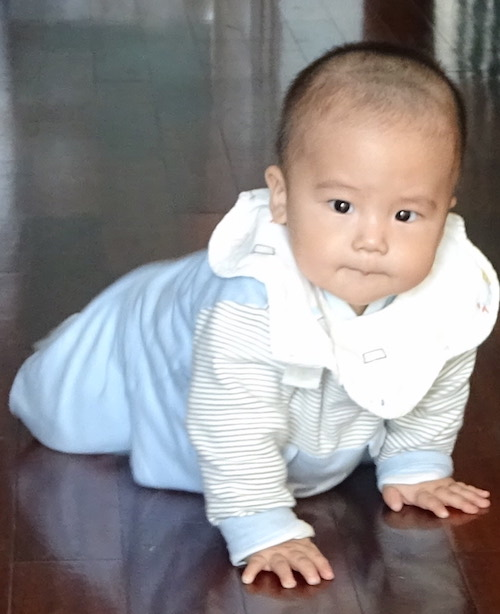
#> input picture python/resources/son.jpg, 500 x 614 px, found by its file name
$ python scipy_image.py
#> lines starting #> are read from the running program, lines starting #| are printed output that depends on the picture; after the words box and inside, x2 and y2 are one past the last pixel; in counts of white or black regions, pixels touching at a corner belong together
#!/usr/bin/env python3
# -*- coding: utf-8 -*-
"""
Created on Wed Nov 11 17:01:30 2020

@author: caoting
"""

#%% img
from PIL import Image
from scipy.ndimage import filters
from matplotlib import pyplot as plt
import numpy as np

im = np.array(Image.open(u'resources/son.JPG').convert('L'))
im2 = filters.gaussian_filter(im,3)
im3 = filters.gaussian_filter(im,5)

plt.subplot(1,3,1)
plt.axis('off')
plt.imshow(im,cmap='gray')
plt.title('original')

plt.subplot(1,3,2)
plt.axis('off')
plt.imshow(im2,cmap='gray')
plt.title('gaussian(kernel 3)')

plt.subplot(1,3,3)
plt.axis('off')
plt.imshow(im3,cmap='gray')
plt.title('gaussian(kernel 5)')

#%% blur color images
from PIL import Image
from scipy.ndimage import filters
from matplotlib import pyplot as plt
import numpy as np

im = np.array(Image.open(u'resources/son.JPG'))
#> im is the input picture: shape (614, 500, 3); mean R, G, B 142.8, 139.1, 140.2
im2 = np.zeros(im.shape)
im3 = np.zeros(im.shape)
for i in range(3):
    im2[:,:,i] = filters.gaussian_filter(im[:,:,i],3)
    im3[:,:,i] = filters.gaussian_filter(im[:,:,i],5)
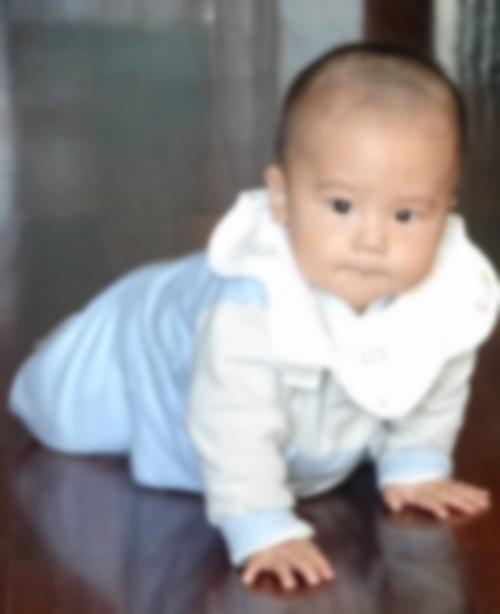
#> im2: shape (614, 500, 3) float64; mean R, G, B 141.8, 138.1, 139.2
#> im3: shape (614, 500, 3) float64

im2 = np.uint(im2)
im3 = np.uint(im3)

plt.subplot(1,3,1)
plt.axis('off')
plt.imshow(im)
plt.title('original')

plt.subplot(1,3,2)
plt.axis('off')
plt.imshow(im2)
plt.title('gaussian(kernel 3)')

plt.subplot(1,3,3)
plt.axis('off')
plt.imshow(im3)
plt.title('gaussian(kernel 5)')

#%% sobel filter
im = np.array(Image.open(u'resources/son.JPG').convert('L'))

imx = np.zeros(im.shape)
filters.sobel(im,1,imx)

imy = np.zeros(im.shape)
filters.sobel(im,0,imy)

magnitude = np.sqrt(imx**2+imy**2)


plt.subplot(1,4,1)
plt.axis('off')
plt.imshow(im,cmap='gray')
plt.title('original')

plt.subplot(1,4,2)
plt.axis('off')
plt.imshow(imx,cmap='gray')
plt.title('x')

plt.subplot(1,4,3)
plt.axis('off')
plt.imshow(imy,cmap='gray')
plt.title('y')

plt.subplot(1,4,4)
plt.axis('off')
plt.imshow(magnitude,cmap='gray')
plt.title('x**2+y**2')

#%% gaussian blur
for sigma in [2,5,10,20]: # standard deviation

    im = np.array(Image.open(u'resources/son.JPG').convert('L'))

    imx = np.zeros(im.shape)
    filters.gaussian_filter(im,(sigma,sigma),(0,1),imx)

    imy = np.zeros(im.shape)

    filters.gaussian_filter(im,(sigma,sigma),(1,0),imy)
    magnitude = np.sqrt(imx**2+imy**2)

    plt.figure()
    plt.subplot(1,5,1)
    plt.axis('off')
    plt.imshow(im,cmap='gray')
    plt.title('original')

    plt.subplot(1,5,2)
    plt.axis('off')
    plt.imshow(imx,cmap='gray')
    plt.title('x (%d)'%sigma)

    plt.subplot(1,5,3)
    plt.axis('off')
    plt.imshow(imy,cmap='gray')
    plt.title('y (%d)'%sigma)

    plt.subplot(1,5,4)
    plt.axis('off')
    plt.imshow(magnitude,cmap='gray')
    plt.title('x**2+y**2 (%d)'%sigma)

    plt.subplot(1,5,5)
    plt.axis('off')
    plt.imshow(255.0-magnitude,cmap='gray')
    plt.title('magnitude')

    plt.show()
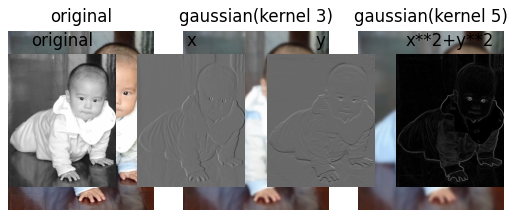
#> figure drawn by matplotlib, 7 panels
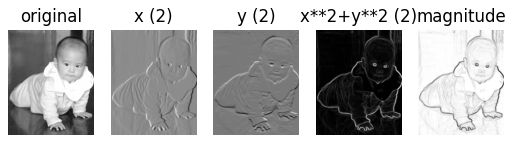
#> figure drawn by matplotlib, 5 panels

#%% morphology
from scipy.ndimage import morphology, measurements
im = np.array(Image.open(u'resources/son.JPG').convert('L'))
im = 1*(im<128)
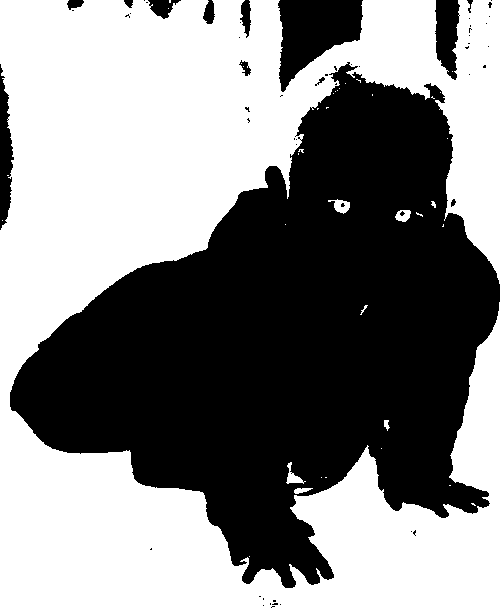
#> im: shape (614, 500) int64; values 0 (black) and 1 (white), 53.2% white; 57 black regions (44 under 20 px), largest, box (x1, y1, x2, y2) and area: (10, 62, 500, 588) 134645, (278, 0, 363, 92) 4723, (435, 0, 460, 80) 1464

labels,nbr_object = measurements.label(im)
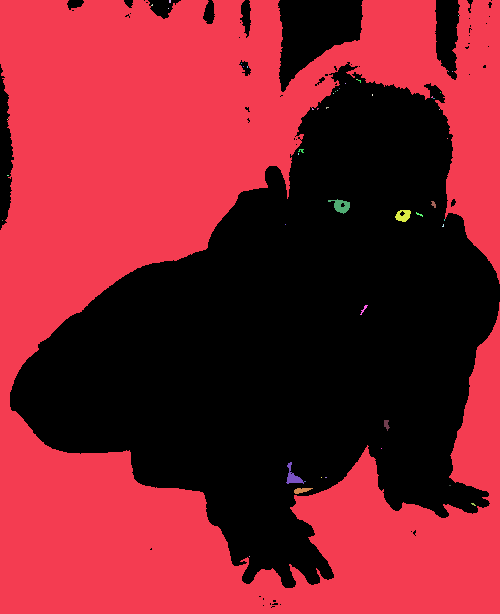
#> labels: shape (614, 500) int32; 50 distinct labels, from 0 to 49; one colour per label, 0 black
#> nbr_object = 49
print('Number of object:',nbr_object)
#| Number of object: 49

im_open = morphology.binary_opening(im,np.ones((9,5)),iterations=2)#binary open???
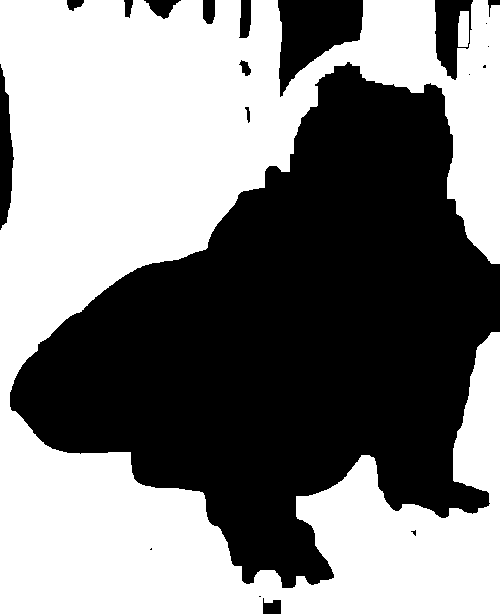
#> im_open: shape (614, 500) bool; 52.1% white; 20 black regions (7 under 20 px), largest, box (x1, y1, x2, y2) and area: (10, 62, 500, 588) 137157, (278, 0, 363, 97) 4805, (435, 0, 473, 80) 1775

labels_open,nbr_object_open = measurements.label(im_open)
#> labels_open: shape (614, 500) int32; 3 distinct labels, from 0 to 2
#> nbr_object_open = 2
print('Number of object:',nbr_object_open)
#| Number of object: 2

im_close = morphology.binary_closing(im,np.ones((9,5)),iterations=2)
#> im_close: shape (614, 500) bool; 51% white; 1 black region, box (x1, y1, x2, y2) and area: (0, 0, 500, 614) 150548

labels_close,nbr_object_close = measurements.label(im_close)
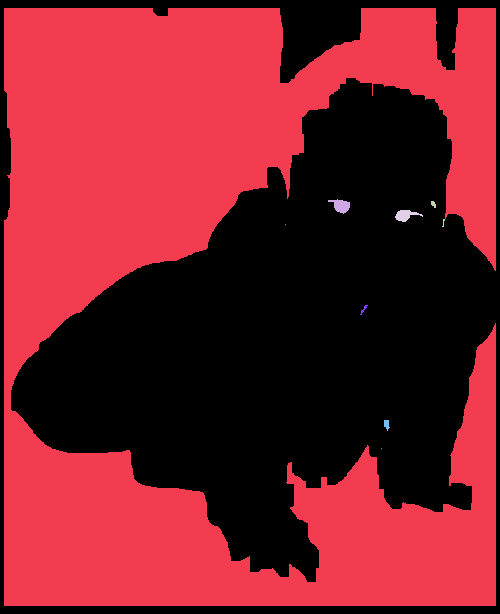
#> labels_close: shape (614, 500) int32; 10 distinct labels, from 0 to 9; one colour per label, 0 black
#> nbr_object_close = 9
print('Number of object:',nbr_object_close)
#| Number of object: 9

plt.subplot(1,3,1)
plt.axis('off')
plt.imshow(labels)
plt.title('raw binary')

plt.subplot(1,3,2)
plt.axis('off')
plt.imshow(labels_open)
plt.title('binary open')

plt.subplot(1,3,3)
plt.axis('off')
plt.imshow(labels_close)
plt.title('binary close')

plt.show()

#%% pandas
import numpy as np
import pandas as pd

#> (the run stopped early here; a loop or call above may not have finished)
